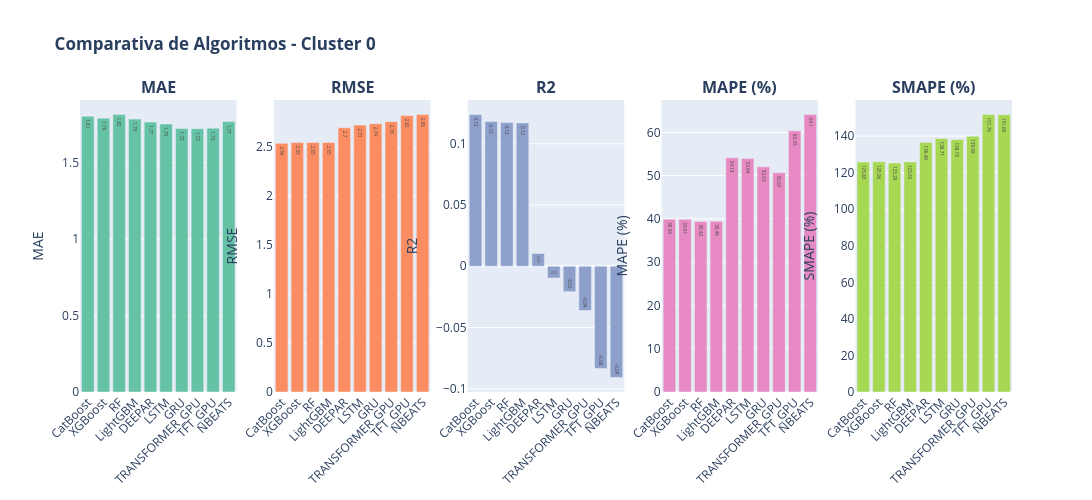
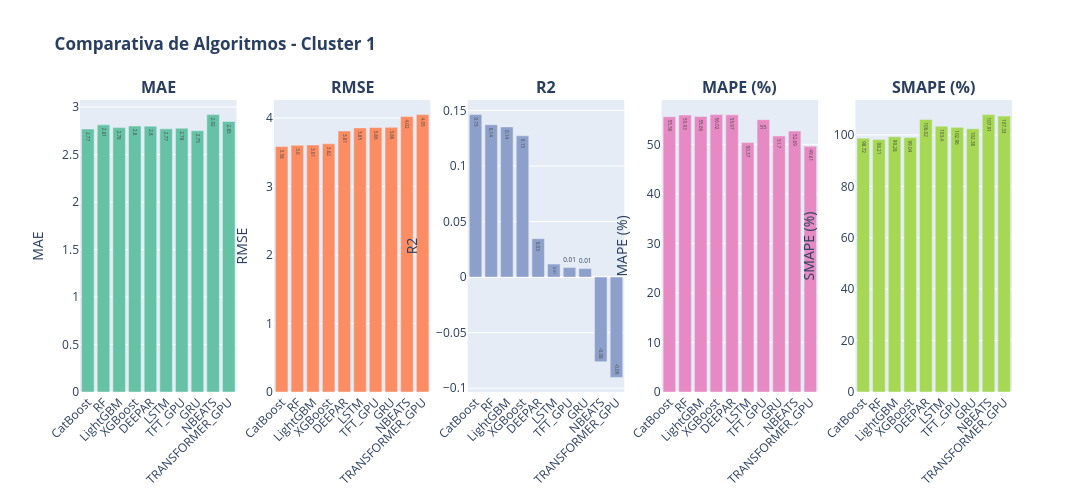

Notebook code for these charts, in order:
### Markdown cell above
# COMPRATIVA MODELOS POR CLUSTER

### Code cell
# ============================================================================
# GRÁFICOS POR CLUSTER - COMPARATIVA DE ALGORITMOS EN CADA CLUSTER
# ============================================================================

print("\n" + "="*100)
print("🎯 GRÁFICOS COMPARATIVOS POR CLUSTER")
print("="*100)

# Para cada cluster, crear gráficos de barras para comparar algoritmos
for cluster in clusters_unicos:
    df_cluster_data = df_por_cluster[df_por_cluster['Cluster'] == cluster].sort_values('RMSE')
    
    if len(df_cluster_data) == 0:
        continue
    
    print(f"\n📊 Generando gráficos para Cluster {int(cluster)}...")
    
    # Crear figura con subplots
    fig_cluster = make_subplots(
        rows=1, cols=len(METRICAS_COMPARACION),
        subplot_titles=[f"<b>{m}</b>" for m in METRICAS_COMPARACION]
    )
    
    for idx, metrica in enumerate(METRICAS_COMPARACION):
        col = idx + 1
        
        fig_cluster.add_trace(
            go.Bar(
                x=df_cluster_data['Algoritmo'],
                y=df_cluster_data[metrica],
                name=metrica,
                marker_color=colores[idx % len(colores)],
                text=df_cluster_data[metrica].round(2),
                textposition='auto',
                showlegend=False
            ),
            row=1, col=col
        )
        
        fig_cluster.update_yaxes(title_text=metrica, row=1, col=col)
        fig_cluster.update_xaxes(tickangle=-45, row=1, col=col)
    
    fig_cluster.update_layout(
        title_text=f"<b>Comparativa de Algoritmos - Cluster {int(cluster)}</b>",
        height=500,
        width=1600,
        showlegend=False
    )
    
    fig_cluster.show()

print("\n✅ Gráficos por cluster generados")

### Figure 1 — Plotly figure (JSON) as saved in the notebook; plotly's stock layout.template omitted (floating-point values rounded to 4 significant figures)
{"data": [{"marker": {"color": "rgb(102,194,165)"}, "name": "MAE", "showlegend": false, "text": [1.81, 1.79, 1.82, 1.79, 1.77, 1.75, 1.72, 1.72, 1.73, 1.77], "textposition": "auto", "type": "bar", "x": ["CatBoost", "XGBoost", "RF", "LightGBM", "DEEPAR", "LSTM", "GRU", "TRANSFORMER_GPU", "TFT_GPU", "NBEATS"], "xaxis": "x", "y": [1.806, 1.793, 1.816, 1.787, 1.767, 1.754, 1.725, 1.724, 1.728, 1.77], "yaxis": "y"}, {"marker": {"color": "rgb(252,141,98)"}, "name": "RMSE", "showlegend": false, "text": [2.54, 2.55, 2.55, 2.55, 2.7, 2.73, 2.74, 2.76, 2.82, 2.83], "textposition": "auto", "type": "bar", "x": ["CatBoost", "XGBoost", "RF", "LightGBM", "DEEPAR", "LSTM", "GRU", "TRANSFORMER_GPU", "TFT_GPU", "NBEATS"], "xaxis": "x2", "y": [2.54, 2.548, 2.549, 2.549, 2.699, 2.726, 2.741, 2.762, 2.824, 2.833], "yaxis": "y2"}, {"marker": {"color": "rgb(141,160,203)"}, "name": "R2", "showlegend": false, "text": [0.12, 0.12, 0.12, 0.12, 0.01, -0.01, -0.02, -0.04, -0.08, -0.09], "textposition": "auto", "type": "bar", "x": ["CatBoost", "XGBoost", "RF", "LightGBM", "DEEPAR", "LSTM", "GRU", "TRANSFORMER_GPU", "TFT_GPU", "NBEATS"], "xaxis": "x3", "y": [0.1238, 0.1181, 0.1173, 0.117, 0.0104, -0.0096, -0.0207, -0.0361, -0.0834, -0.0907], "yaxis": "y3"}, {"marker": {"color": "rgb(231,138,195)"}, "name": "MAPE (%)", "showlegend": false, "text": [39.94, 39.91, 39.42, 39.46, 54.13, 53.94, 52.03, 50.67, 60.35, 64.1], "textposition": "auto", "type": "bar", "x": ["CatBoost", "XGBoost", "RF", "LightGBM", "DEEPAR", "LSTM", "GRU", "TRANSFORMER_GPU", "TFT_GPU", "NBEATS"], "xaxis": "x4", "y": [39.94, 39.91, 39.42, 39.46, 54.13, 53.94, 52.03, 50.67, 60.35, 64.1], "yaxis": "y4"}, {"marker": {"color": "rgb(166,216,84)"}, "name": "SMAPE (%)", "showlegend": false, "text": [125.8, 126.0, 125.3, 125.9, 136.5, 138.7, 138.2, 140.0, 151.8, 151.7], "textposition": "auto", "type": "bar", "x": ["CatBoost", "XGBoost", "RF", "LightGBM", "DEEPAR", "LSTM", "GRU", "TRANSFORMER_GPU", "TFT_GPU", "NBEATS"], "xaxis": "x5", "y": [125.8, 126.0, 125.3, 125.9, 136.5, 138.7, 138.2, 140.0, 151.8, 151.7], "yaxis": "y5"}], "layout": {"annotations": [{"font": {"size": 16}, "showarrow": false, "text": "<b>MAE</b>", "x": 0.084, "xanchor": "center", "xref": "paper", "y": 1, "yanchor": "bottom", "yref": "paper"}, {"font": {"size": 16}, "showarrow": false, "text": "<b>RMSE</b>", "x": 0.292, "xanchor": "center", "xref": "paper", "y": 1, "yanchor": "bottom", "yref": "paper"}, {"font": {"size": 16}, "showarrow": false, "text": "<b>R2</b>", "x": 0.5, "xanchor": "center", "xref": "paper", "y": 1, "yanchor": "bottom", "yref": "paper"}, {"font": {"size": 16}, "showarrow": false, "text": "<b>MAPE (%)</b>", "x": 0.708, "xanchor": "center", "xref": "paper", "y": 1, "yanchor": "bottom", "yref": "paper"}, {"font": {"size": 16}, "showarrow": false, "text": "<b>SMAPE (%)</b>", "x": 0.916, "xanchor": "center", "xref": "paper", "y": 1, "yanchor": "bottom", "yref": "paper"}], "height": 500, "showlegend": false, "title": {"text": "<b>Comparativa de Algoritmos - Cluster 0</b>"}, "width": 1600, "xaxis": {"anchor": "y", "domain": [0, 0.168], "tickangle": -45}, "xaxis2": {"anchor": "y2", "domain": [0.208, 0.376], "tickangle": -45}, "xaxis3": {"anchor": "y3", "domain": [0.416, 0.584], "tickangle": -45}, "xaxis4": {"anchor": "y4", "domain": [0.624, 0.792], "tickangle": -45}, "xaxis5": {"anchor": "y5", "domain": [0.832, 1], "tickangle": -45}, "yaxis": {"anchor": "x", "domain": [0, 1], "title": {"text": "MAE"}}, "yaxis2": {"anchor": "x2", "domain": [0, 1], "title": {"text": "RMSE"}}, "yaxis3": {"anchor": "x3", "domain": [0, 1], "title": {"text": "R2"}}, "yaxis4": {"anchor": "x4", "domain": [0, 1], "title": {"text": "MAPE (%)"}}, "yaxis5": {"anchor": "x5", "domain": [0, 1], "title": {"text": "SMAPE (%)"}}}}

### Figure 2 — Plotly figure (JSON) as saved in the notebook; plotly's stock layout.template omitted (floating-point values rounded to 4 significant figures)
{"data": [{"marker": {"color": "rgb(102,194,165)"}, "name": "MAE", "showlegend": false, "text": [2.77, 2.81, 2.78, 2.8, 2.8, 2.77, 2.78, 2.75, 2.92, 2.85], "textposition": "auto", "type": "bar", "x": ["CatBoost", "RF", "LightGBM", "XGBoost", "DEEPAR", "LSTM", "TFT_GPU", "GRU", "NBEATS", "TRANSFORMER_GPU"], "xaxis": "x", "y": [2.77, 2.813, 2.784, 2.801, 2.8, 2.771, 2.778, 2.751, 2.921, 2.848], "yaxis": "y"}, {"marker": {"color": "rgb(252,141,98)"}, "name": "RMSE", "showlegend": false, "text": [3.58, 3.6, 3.61, 3.62, 3.81, 3.85, 3.86, 3.86, 4.02, 4.05], "textposition": "auto", "type": "bar", "x": ["CatBoost", "RF", "LightGBM", "XGBoost", "DEEPAR", "LSTM", "TFT_GPU", "GRU", "NBEATS", "TRANSFORMER_GPU"], "xaxis": "x2", "y": [3.583, 3.602, 3.606, 3.623, 3.81, 3.855, 3.861, 3.862, 4.022, 4.049], "yaxis": "y2"}, {"marker": {"color": "rgb(141,160,203)"}, "name": "R2", "showlegend": false, "text": [0.15, 0.14, 0.14, 0.13, 0.03, 0.01, 0.01, 0.01, -0.08, -0.09], "textposition": "auto", "type": "bar", "x": ["CatBoost", "RF", "LightGBM", "XGBoost", "DEEPAR", "LSTM", "TFT_GPU", "GRU", "NBEATS", "TRANSFORMER_GPU"], "xaxis": "x3", "y": [0.1463, 0.1372, 0.1352, 0.1272, 0.0346, 0.0117, 0.0086, 0.0077, -0.0762, -0.0903], "yaxis": "y3"}, {"marker": {"color": "rgb(231,138,195)"}, "name": "MAPE (%)", "showlegend": false, "text": [55.59, 55.93, 55.66, 56.02, 55.97, 50.37, 55.0, 51.7, 52.69, 49.61], "textposition": "auto", "type": "bar", "x": ["CatBoost", "RF", "LightGBM", "XGBoost", "DEEPAR", "LSTM", "TFT_GPU", "GRU", "NBEATS", "TRANSFORMER_GPU"], "xaxis": "x4", "y": [55.59, 55.93, 55.66, 56.02, 55.97, 50.37, 55.0, 51.7, 52.69, 49.61], "yaxis": "y4"}, {"marker": {"color": "rgb(166,216,84)"}, "name": "SMAPE (%)", "showlegend": false, "text": [98.72, 98.21, 99.28, 99.04, 106.0, 103.4, 103.0, 102.4, 107.9, 107.3], "textposition": "auto", "type": "bar", "x": ["CatBoost", "RF", "LightGBM", "XGBoost", "DEEPAR", "LSTM", "TFT_GPU", "GRU", "NBEATS", "TRANSFORMER_GPU"], "xaxis": "x5", "y": [98.72, 98.21, 99.28, 99.04, 106.0, 103.4, 103.0, 102.4, 107.9, 107.3], "yaxis": "y5"}], "layout": {"annotations": [{"font": {"size": 16}, "showarrow": false, "text": "<b>MAE</b>", "x": 0.084, "xanchor": "center", "xref": "paper", "y": 1, "yanchor": "bottom", "yref": "paper"}, {"font": {"size": 16}, "showarrow": false, "text": "<b>RMSE</b>", "x": 0.292, "xanchor": "center", "xref": "paper", "y": 1, "yanchor": "bottom", "yref": "paper"}, {"font": {"size": 16}, "showarrow": false, "text": "<b>R2</b>", "x": 0.5, "xanchor": "center", "xref": "paper", "y": 1, "yanchor": "bottom", "yref": "paper"}, {"font": {"size": 16}, "showarrow": false, "text": "<b>MAPE (%)</b>", "x": 0.708, "xanchor": "center", "xref": "paper", "y": 1, "yanchor": "bottom", "yref": "paper"}, {"font": {"size": 16}, "showarrow": false, "text": "<b>SMAPE (%)</b>", "x": 0.916, "xanchor": "center", "xref": "paper", "y": 1, "yanchor": "bottom", "yref": "paper"}], "height": 500, "showlegend": false, "title": {"text": "<b>Comparativa de Algoritmos - Cluster 1</b>"}, "width": 1600, "xaxis": {"anchor": "y", "domain": [0, 0.168], "tickangle": -45}, "xaxis2": {"anchor": "y2", "domain": [0.208, 0.376], "tickangle": -45}, "xaxis3": {"anchor": "y3", "domain": [0.416, 0.584], "tickangle": -45}, "xaxis4": {"anchor": "y4", "domain": [0.624, 0.792], "tickangle": -45}, "xaxis5": {"anchor": "y5", "domain": [0.832, 1], "tickangle": -45}, "yaxis": {"anchor": "x", "domain": [0, 1], "title": {"text": "MAE"}}, "yaxis2": {"anchor": "x2", "domain": [0, 1], "title": {"text": "RMSE"}}, "yaxis3": {"anchor": "x3", "domain": [0, 1], "title": {"text": "R2"}}, "yaxis4": {"anchor": "x4", "domain": [0, 1], "title": {"text": "MAPE (%)"}}, "yaxis5": {"anchor": "x5", "domain": [0, 1], "title": {"text": "SMAPE (%)"}}}}
